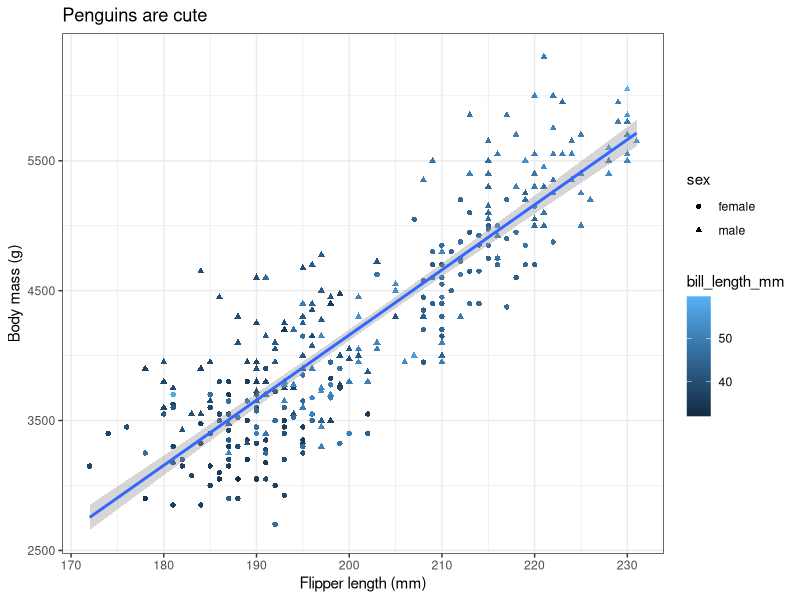
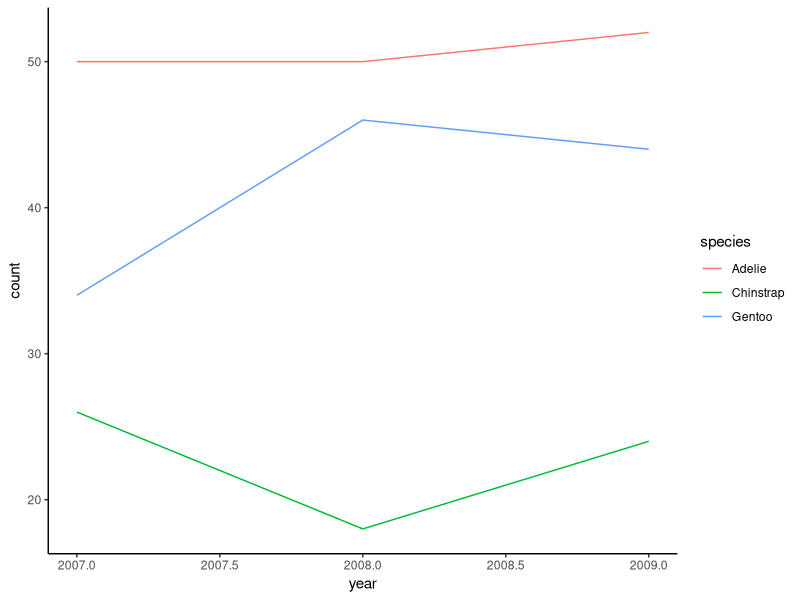
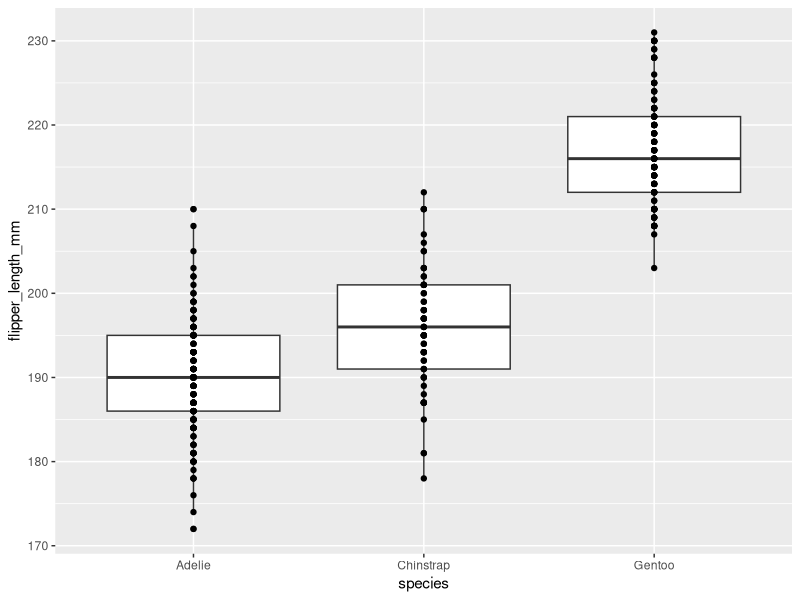
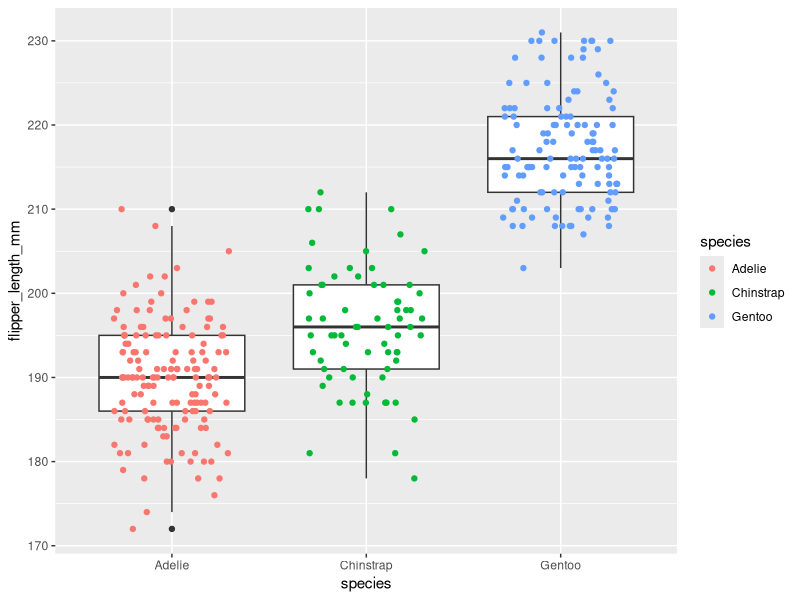
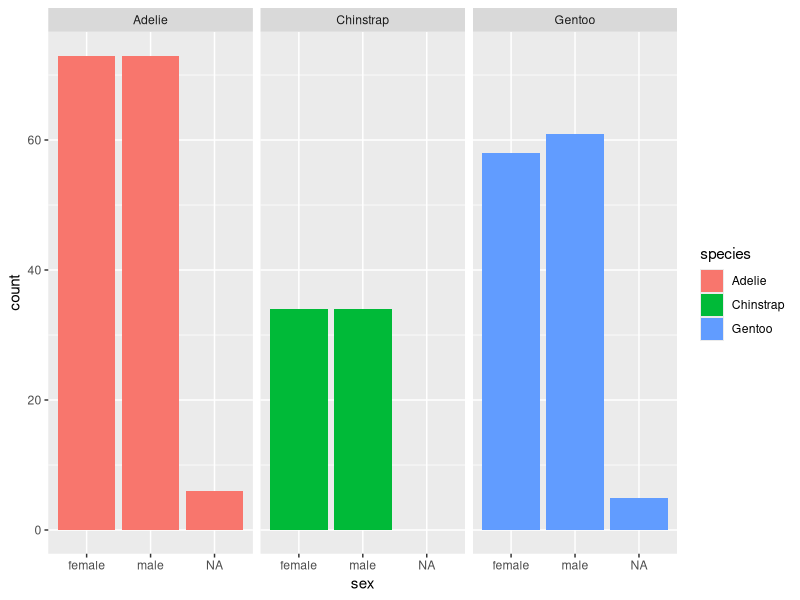
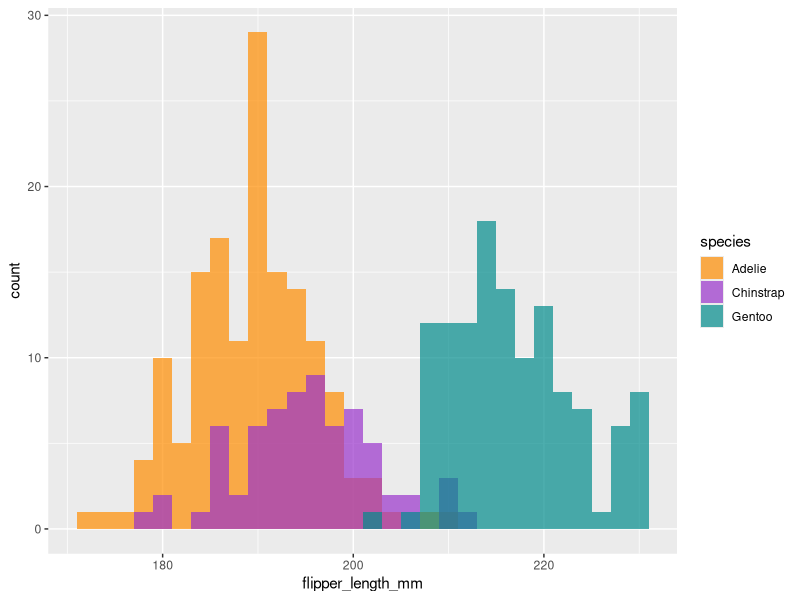

Write the R code that produced these figures, in order. (Note: this script raises an error after producing the figures.)
#DPS

#2.20.25


library(tidyverse)
library(palmerpenguins)

find("filter")

gentoo = penguins %>%
  dplyr::filter(species=="Gentoo") %>%
  dplyr::select(-body_mass_g) %>%
  print()


head(penguins)

penguins_no_nas = penguins %>%
  filter(!is.na(body_mass_g)) %>%
  filter(!is.na(sex))

ggplot(data=penguins_no_nas) +
  geom_point(aes(x=flipper_length_mm, y=body_mass_g, color=bill_length_mm, shape=sex)) + ###aes = aesthetics || anything from the data must be put into the aes portion
  geom_smooth(aes(x=flipper_length_mm, y=body_mass_g), method = "lm") +
  xlab("Flipper length (mm)") +
  ylab("Body mass (g)") +
  ggtitle("Penguins are cute") +
  theme_bw()

penguins_ts = penguins %>%
  group_by(species, year) %>%
  summarize(count = n())

ggplot((data=penguins_ts)) +
  geom_line(aes(x=year, y=count, color=species)) +
  theme_classic()


# histogram --1 dimensional

x_plot = ggplot(data=penguins) +
  geom_histogram(aes(x = flipper_length_mm, fill=species),
                 binwidth = 2,  ##bin width ==> for every two mm there is a bar
                 position = "identity",
                 alpha=0.7) + ## transparency value | 0 = transparent | 1= opaque
  scale_fill_manual(values=c("darkorange", "darkorchid", "cyan4"))

penguins %>% distinct(species)
unique(penguins$species)


#Box Plots

ggplot(data=penguins) +
  geom_boxplot(aes(y=flipper_length_mm, x=species)) + ## explain your box plot in your figure caption
  geom_point(aes(y=flipper_length_mm, x=species)) 

ggplot(data=penguins) +
  geom_boxplot(aes(y=flipper_length_mm, x=species)) + 
  geom_jitter(aes(y=flipper_length_mm, x=species, color=species), width=0.3, height=0) 

# Bar Charts 

ggplot(data=penguins) +
  geom_bar(aes(x=sex, fill=species)) +
  facet_wrap(~species) #+
  ##coord_flip()

# save plot
ggsave("figures/penguins_islands_species.png", plot =x_plot, device="png", units="in", width=5, height = 7, dpi=300)
  

## Exercise 2.2
ggplot(data=penguins) +
  geom_point(aes(x=bill_depth_mm, y=bill_length_mm, color=sex), scales="free") +
  facet_wrap(~species) +
  theme_classic()+
  scale_color_manual(values=c("", ""))
